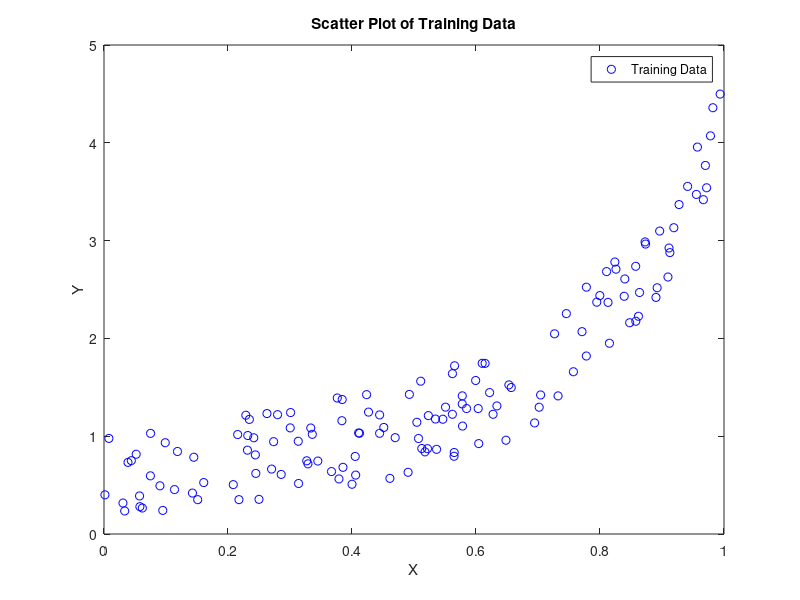

The MATLAB source for this figure: (Note: this script raises an error after producing the figure.)
%% CAB420 Assignment 1 
%   Shaun Sewell N9509623 
%
%% 1. Features, Classes, and Linear Regression
clear ; close all; clc
% (a) Plot the training data in a scatter plot.

% Load training data and separate features
mTrain = load('data/mTrainData.txt'); 
Xtr = mTrain(: ,1); Ytr = mTrain(: ,2);

% Plot training data
figure('name', 'Scatter Plot of Training Data');
plot (Xtr, Ytr, 'bo'); 
xlabel('X');
ylabel('Y');
legend('Training Data');
title('Scatter Plot of Training Data');

% (b) Create a linear regression learner using the above functions. Plot it on
%the same plot as the training data.

Xtr_2 =  polyx(Xtr,2);
% train a regression learner
regress_learner = linearReg(Xtr_2 ,Ytr); 
xline = [0:.01:2]' ; % transpose : make a column vector , like training x
yline = predict( regress_learner , polyx (xline ,2) );

% Plot predictions
figure('name', 'Quadratic linear regression predictor');
plot(xline, yline, 'r*');
% Plot training data
hold on
plot (Xtr, Ytr, 'bo');

% Set figure properties
xlim([0 1]);
ylim([0 4.5]);
xlabel('X');
ylabel('Y');
legend('Linear Predictor', 'Training Data');
title('Quadratic linear regression predictor');

% (c) Create plots with the data and a higher-order polynomial (3, 5, 7, 9, 11, 13)

Xtr_7 =  polyx(Xtr,7);
% train the learner
septic_learner = linearReg(Xtr_7 ,Ytr);                   
xline = [0:.01:2]' ;                                % transpose : make a column vector , like training x
yline = predict( septic_learner , polyx (xline ,7) );

% Plot predictions
figure('name', "Septic linear regression predictor");
plot(xline, yline, 'r*');
hold on 
% Plot training data
plot (Xtr, Ytr, 'bo');
% Set figure properties
xlim([0 1]);
ylim([0 4.5]);
xlabel('X');
ylabel('Y');
legend('Linear Predictor', 'Training Data');
title('Septic linear regression predictor');

% (d) Calculate the mean squared error (MSE) associated with each of your
% learned models on the training data.

% Quadratic model
MSE_Quadratic_Trained = mse(regress_learner,Xtr_2, Ytr);
fprintf('The MSE for the quadratic predictor on training data was: %.2f\n', MSE_Quadratic_Trained);

% Septic model
MSE_Septic_Trained = mse(septic_learner,Xtr_7, Ytr);
fprintf('The MSE for the septic predictor on training data was: %.2f\n', MSE_Septic_Trained);

% (e) Calculate the MSE for each model on the test data (in mTestData.txt ).
mTest = load('data/mTestData.txt');
Y_Test = mTest(: ,1); X_Test = mTest(: ,2);

% Quadratic model
X_Test_2 = polyx(X_Test,2);
MSE_Quadratic_Test = mse(regress_learner,X_Test_2, Y_Test);
fprintf('The MSE for the quadratic predictor on test data was: %.2f\n', MSE_Quadratic_Test);

% Septic model
X_Test_7 = polyx(X_Test,7);
MSE_Septic_Test = mse(septic_learner,X_Test_7, Y_Test);
fprintf('The MSE for the septic predictor on test data was: %.2f\n', MSE_Septic_Test);

% (f) Calculate the MAE for each model on the test data. Compare the
% obtained MAE values with the MSE values obtained in above (e).

% Quadratic model
X_Test_2 = polyx(X_Test,2);
MAE_Quadratic_Test = mae(regress_learner,X_Test_2, Y_Test);
fprintf('The MAE for the quadratic predictor on test data was: %.2f\n', MAE_Quadratic_Test);

% Septic model
X_Test_7 = polyx(X_Test,7);
MAE_Septic_Test = mae(septic_learner,X_Test_7, Y_Test);
fprintf('The MAE for the septic predictor on test data was: %.2f\n', MAE_Septic_Test);

% Compare them how!!!!!!!


%% 2. kNN Regression
% Define the values of K to test
K_Values = [1, 2, 3, 5, 10, 50];

% Plot training data
figure('name', 'kNN Regression predictor');
plot (Xtr, Ytr, 'ks');
title('kNN Regression predictor')
legend('Training Data','location','Northwest');
xlim([0 1]);
ylim([0 4.5]);
xlabel('X');
ylabel('Y');
hold on

xline = [0:.01:2]' ; % transpose : make a column vector , like training x

% Create a kNN regression predictor from the data Xtr, Ytr for each K.
for i=K_Values
    learner = knnRegress(i, Xtr, Ytr);
    
    % Plot the current models predictions
    yline = predict(learner, xline);
    plot(xline, yline, '', 'DisplayName', strcat('K=', num2str(i)),'LineWidth',2);
end

%% 3. Hold-out and Cross-validation

% (a) compute the MSE of the test data on a model trained on only the first
% 20 training data examples for k = 1, 2, 3, . . . , 100. Plot both train
% and test MSE versus k on a log-log scale first 20 training points
X_Training_20 = Xtr(1:20, :); Y_Training_20 = Ytr(1:20, :);
MSE_Training_20 = zeros(100,1);
MSE_Test_20 = zeros(100,1);

for k=1:100
    learner_20 = knnRegress(k, X_Training_20, Y_Training_20);
    MSE_Training_20(k, 1) = mse(learner_20,Xtr, Ytr);
    % Store the MSE of the predictions
    MSE_Test_20(k, 1) = mse(learner_20,X_Test, Y_Test);
end

figure('name', 'MSE Comparison 20');
loglog(1:100, MSE_Training_20(:, 1),'r', 'LineWidth', 1.5);
hold on;
loglog(1:100, MSE_Test_20(:, 1),'--r', 'LineWidth', 1.5);
title('MSE using limited training set');
xlabel('K');
ylabel('Mean Squared Error');
legend('Training', 'Test');
hold off;

% (b) Repeat, but use all the training data. What happened? Contrast with
% your results from Problem 1 (hint: which direction is ?complexity? in
% this picture?).

MSE_Training_All = zeros(100,1);
MSE_Test_All = zeros(100,1);

for k=1:100
    learner_All = knnRegress(k, Xtr, Ytr);
    MSE_Training_All(k, 1) = mse(learner_All,Xtr, Ytr);
    % Store the MSE of the predictions
    MSE_Test_All(k, 1) = mse(learner_All,X_Test, Y_Test);
end

figure('name', 'MSE Comparison');
loglog(1:100, MSE_Training_All(:, 1),'b', 'LineWidth', 1.5);
hold on;
loglog(1:100, MSE_Test_All(:, 1),'--b', 'LineWidth', 1.5);
title('MSE using entire training set');
xlabel('K');
ylabel('Mean Squared Error');
legend('Training', 'Test');
hold off;


%(c) Using ?only the training data,? estimate the curve using 4-fold
%cross-validation. Split the training data into two parts, indices 1:20 and
%21:140; use the larger of the two as training data and the smaller as
%testing data, then repeat three more times with different sets of 20 and
%average the MSE. Plot this together with (a) and (b). Use different colors
%or marks to differentiate three scenarios. Discus why might we need to use
%this technique via comparing curves of three scenario?



% Matrix for storing the results
MSE_Training_CV = zeros(100,1);
MSE_Test_CV = zeros(100, 1);

for k=1:100
    Cross_Val_Training_MSE = 0;
    Cross_Val_Testing_MSE = 0;
    for i=1:4
        
        % Find the index to split the training data set
        start_index = 20*(i - 1) + 1;       % 1:20,21:40,41:60,61:80
        end_index = start_index + 19;
        Test_Data_Range = start_index:end_index;
        
        % Split the training data
        Cross_Val_Testing_X = Xtr(Test_Data_Range);
        Cross_Val_Testing_Y = Ytr(Test_Data_Range);
        Cross_Val_Training_X = Xtr(setdiff(1:80, Test_Data_Range));
        Cross_Val_Training_Y = Ytr(setdiff(1:80, Test_Data_Range));
        
        % Create a learner using this data
        learner_Cross_Val = knnRegress(k, Cross_Val_Training_X, Cross_Val_Training_Y);
        
        % Calculate the mse
        training_mse = mse(learner_Cross_Val,Cross_Val_Training_X, Cross_Val_Training_Y);
        testing_mse = mse(learner_Cross_Val,Cross_Val_Testing_X, Cross_Val_Testing_Y);
        
        Cross_Val_Training_MSE = Cross_Val_Training_MSE + training_mse;
        Cross_Val_Testing_MSE = Cross_Val_Testing_MSE + training_mse;

    end
    
    MSE_Training_CV(k, 1) = Cross_Val_Training_MSE / 4.0;
    MSE_Test_CV(k, 1) = Cross_Val_Testing_MSE / 4.0;
end



% Plot training data
figure('name', 'kNN MSE Comparison');
loglog(1:100, MSE_Training_20(:, 1),'r', 'LineWidth', 1.5);
hold on;
loglog(1:100, MSE_Test_20(:, 1),'--r', 'LineWidth', 1.5);
loglog(1:100, MSE_Training_All(:, 1),'b', 'LineWidth', 1.5);
loglog(1:100, MSE_Test_All(:, 1),'--b', 'LineWidth', 1.5);
loglog(1:100, MSE_Training_CV(:, 1),'g', 'LineWidth', 1.5);
loglog(1:100, MSE_Test_CV(:, 1),'--k', 'LineWidth', 2);
grid on
title('kNN MSE Comparison');
xlabel('K');
ylabel('Mean Squared Error');
legend('20 Training Points', '20 Training Points Test', 'All Training Points', 'All Training Points Test', 'Cross Validation', 'Cross Validation Test', 'Location', 'southeast');
hold off;
%% 4. Nearest Neighbor Classifiers 
% (a) Plot the data by their feature values, using the class value to
% select the color.

% Load the data
iris = load('data/iris.txt');
pi = randperm(size(iris, 1));
Y = iris(pi, 5); X = iris(pi, 1:2);

% Plot the feature values
figure('Name','Feature Values of Iris Dataset');
hold on;
colours = unique(Y);
for colour = 1:length(colours)
    
    RGB_Vector = [0, 0, 0];
    RGB_Vector(colour) = 1;
    feature_indicies = find(Y==colours(colour));
    feature_points = X(feature_indicies, :);
    feature_point_x = feature_points(1:end, 1);
    feature_point_y = feature_points(1:end, 2);
    scatter(feature_point_x, feature_point_y, [], RGB_Vector, 'filled');
end

legend('Class 0', 'Class 1', 'Class 2');
title('Feature Values of Iris Dataset');
hold off;

% (b) Use the provided knnClassify class to learn a 1-nearest-neighbor
% predictor. Use the function class2DPlot(learner,X,Y)? to plot the
% decision regions and training data together.

iris_knn_learner_1 = knnClassify(1, X, Y);
class2DPlot(iris_knn_learner_1,X,Y);
title('1-nearest-neighbour predictor');

% (c) Do the same thing for several values of k (say, [3, 10, 30]) and
% comment on their appearance.

iris_k_values_small = [3, 10, 30];

for k = iris_k_values_small
    iris_knn_learner = knnClassify(k, X, Y);
    class2DPlot(iris_knn_learner,X,Y);
    title(strcat(int2str(k), '-nearest-neighbour predictor'));
end
%%
%


% d) Now split the data into an 80/20 training/validation split. For k =
% [1, 2, 5, 10, 50, 100, 200], learn a model on the 80% and calculate its
% performance (# of data classified incorrectly) on the validation data.

% Split X and Y into training and Validation sets
iris_training_x = X(1:118, 1:end);  % 118 is approx 80%
iris_training_y = Y(1:118);

iris_val_x = X(119:end, 1:end);
iris_val_y = Y(119:end);

% Define the K values to test
iris_k_values_large = [1, 2, 5, 10, 50, 100, 200];
errors = [];

for k = iris_k_values_large
    % Train a model
    iris_knn_learner = knnClassify(k, iris_training_x, iris_training_y); 
    % Make some predictions
    prediction = predict(iris_knn_learner, iris_val_x); 
    % Measure the errors in the predictions
    errors = [errors, numel(find(prediction~=iris_val_y))];   
    %hold on;
end

figure('Name','Performace of k'); 
plot(iris_k_values_large, errors,'-*')
title('Performance of k');
xlabel('Value of k')
ylabel('Number of incorrect predictions')

%% 5. Perceptrons and Logistic Regression

% Load the data
iris = load('data/iris.txt');
X = iris(:,1:2); Y=iris(:,end); 
[X, Y] = shuffleData(X,Y); % Randomise
X = rescale(X);
%Class 0 vs 1
XA = X(Y<2,:); YA=Y(Y<2);
%Class 1 vs 2
XB = X(Y>0,:); YB=Y(Y>0);

% (a) Show the two classes in a scatter plot and verify that one is
% linearly separable while the other is not.

figure('Name','Class 0 vs 1');
hold on;
% find members of Class 0 and plot them
index_class_zero = find(YA==0);
x_points_class_zero = XA(index_class_zero, 1:end);
scatter(x_points_class_zero(:, 1), x_points_class_zero(:, 2), 'filled');

% Find memebers of Class 1 and plot them
index_class_one = find(YA==1);
x_points_class_one = XA(index_class_one, 1:end);
scatter(x_points_class_one(:, 1), x_points_class_one(:, 2), 'r', 'filled');
title('Class 0 vs 1');
legend('Class 0', 'Class 1', 'FontSize', 12);
hold off;

figure('Name','Class 1 vs 2');
hold on;

% Already have class one so just need to plot it
scatter(x_points_class_one(:, 1), x_points_class_one(:, 2), 'r', 'filled');

% Find memebers of Class 2 and plot them
index_class_two = find(YB==2);
x_points_class_two = XB(index_class_two, 1:end);
scatter(x_points_class_two(:, 1), x_points_class_two(:, 2), 'filled');
title('Class 1 vs 2');
legend('Class 1', 'Class 2', 'FontSize', 12);
hold off;


% (b) Write ( fill in) the functio?n ?@logisticClassify2/plot2DLinear.m so
% that it plots the two classes of data in different colors, along with the
% decision boundary (a line). Include the listing of your code in your
% report. To demo your function plot the decision boundary corresponding to
% the classifier sign(.5 + 1x 1 + .25x 2) along with the A data, and again
% with the B data.

learnerB=logisticClassify2(); % create "blank" learner
learnerB=setClasses(learnerB, unique(YA)); % define class labels using YA or YB
wts = [0.5 1 -0.25]; 
learnerB=setWeights(learnerB, wts); % set the learner's parameters

plot2DLinear(learnerB, XA, YA);
title('A Data with Decision Boundary');

plot2DLinear(learnerB, XB, YB);
title('B Data with Decision Boundary');

% (c) Complete the ?predict.m function to make predictions for your linear
% classifier. Again, verify that your function works by computing &
% reporting the error rate of the classifier in the previous part on both
% data sets A and B. (The error rate on data set A should be 0.0505.)

% Data set A
Y_Predictions_A = predict(learnerB,XA);

classification_error_A = numel(find(Y_Predictions_A~=YA));
final_classifiaction_error_A = classification_error_A/size(YA,1); % = 0.0505
disp(strcat({'The error rate for class A is:'},...
    {' '},{num2str(final_classifiaction_error_A,' %.4f')}));

Y_Predictions_B = predict(learnerB,XB);

classification_error_B = numel(find(Y_Predictions_B~=YB));
final_classifiaction_error_B = classification_error_B/size(YA,1);
disp(strcat({'The error rate for class A is:'},...
    {' '},{num2str(final_classifiaction_error_B,' %.4f')}));

% (e) Complete your ?train.m ?function to perform stochastic gradient
% descent on the logistic loss function.

% (f) Run your logistic regression classifier on both data sets (A and B);
% for this problem, use no regularization (? = 0). Describe your parameter
% choices (stepsize, etc.) and show a plot of both the convergence of the
% surrogate loss and error rate, and a plot of the final converged
% classifier with the data

learner_A=logisticClassify2(); % create "blank" learner
learner_A=setClasses(learner_A, unique(YA)); % define class labels using YA or YB
wts = [0.5 1 -0.25]; 
learner_A=setWeights(learner_A, wts); % set the learner's parameters

learner_A = train(learner_A, XA, YA);

figure();
plotClassify2D(learner_A, XA, YA);
legend('Setosa', 'Versicolour', 'FontSize', 12);
xlabel('Sepal Length')
ylabel('Sepal Width')

new_YB = YB - 1;
learner_B=logisticClassify2(); % create "blank" learner
learner_B=setClasses(learner_B, unique(YA)); % define class labels using YA or YB
wts = [0.5 1 -0.25]; 
learner_B=setWeights(learner_B, wts); % set the learner's parameters
learner_B = train(learner_B, XB, new_YB);

% Plot final converged classifier decision boundaries.
figure();
plotClassify2D(learner_B, XB, new_YB);
legend('Class 1', 'Class 2', 'FontSize', 12);

% (g)

